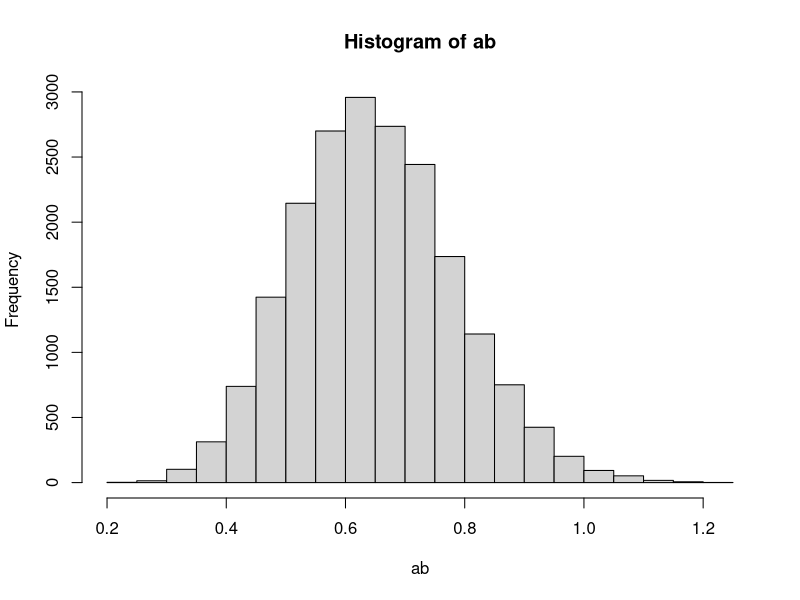

Recreate this plot in R.
## ---- chunk 1
#| include = FALSE
knitr::opts_chunk$set(
  collapse = TRUE,
  comment = "#>"
)
## ---- chunk 2
mu <- c(
  0.872,
  0.745
)
varnames <- c("alpha", "beta")
names(mu) <- varnames
mu
## ---- chunk 3
Sigma <- matrix(
  data = c(
    1.253778e-02,
    5.244734e-06,
    5.244734e-06,
    1.429014e-02
  ),
  nrow = 2
)
rownames(Sigma) <- colnames(Sigma) <- varnames
Sigma
## ---- chunk 4
#| message = FALSE
library(MASS)
mustar <- mvrnorm(
  n = 20000,
  mu = mu,
  Sigma = Sigma
)
ab <- mustar[, 1] * mustar[, 2]
## ---- chunk 5
hist(ab)
## ---- chunk 6
quantile(
  x = ab,
  probs = c(0.0005, 0.005, 0.025, 0.975, 0.995, 0.9995)
)
